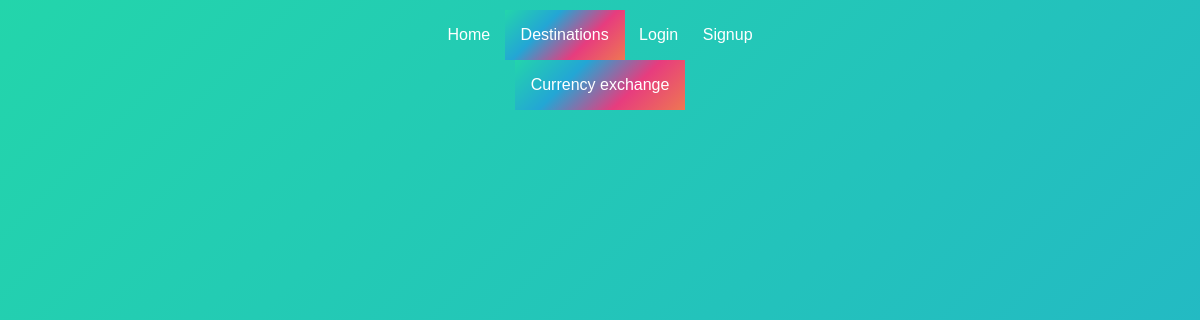
The app's page /asia, older data.
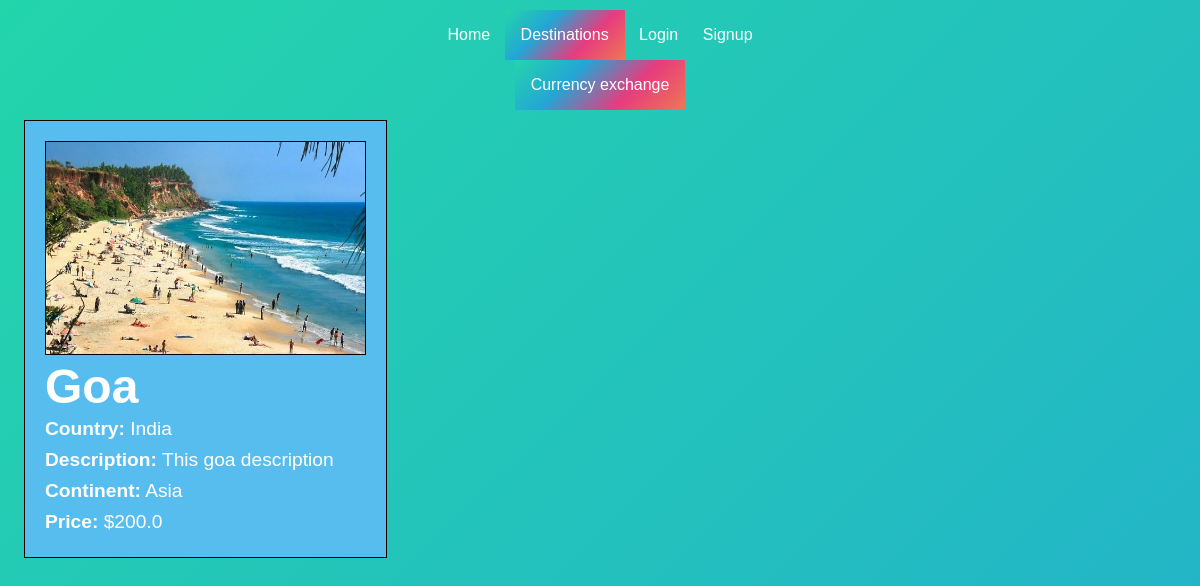
The same page, newer data.
### app.py (models this page shows)
class Destination(db.Model):
    id = db.Column(db.Integer, primary_key=True)
    name = db.Column(db.String(100), nullable=False)
    description = db.Column(db.Text, nullable=False)
    price = db.Column(db.Float, nullable=False)
    country = db.Column(db.String(100), nullable=False)
    image_path = db.Column(db.String(200), nullable=False)
    continent_id = db.Column(db.Integer, db.ForeignKey('continent.id'), nullable=False)
    bookings = db.relationship('Booking', backref='destination', lazy=True)

### app.py (the view)
@app.route('/asia')
def asia():
     asia_destinations = Destination.query.filter_by(continent_id=1).all()
     return render_template('asia.html', asia_destinations=asia_destinations)

### templates/asia.html (shortened to what this page needs)
{% extends 'base.html' %}
{% block body %}
<body>
    <div class="grid-container">
        {% for destination in asia_destinations %}
            <div class="destination-card">
                <img src="{{ destination.image_path }}" alt="{{ destination.name }}" class="destination-image">
                <h2>{{ destination.name }}</h2>
                <p><strong>Country:</strong> {{ destination.country }}</p>
                <p><strong>Description:</strong> {{ destination.description }}</p>
                <p><strong>Continent:</strong> Asia</p>
                <p><strong>Price:</strong> ${{ destination.price }}</p>
            </div>
        {% endfor %}
    </div>
</body>
{% endblock %}

Row changes from the older to the newer data that the page shows:
added Destination: name "Goa", country "India", description "This goa description", price "200.0"
